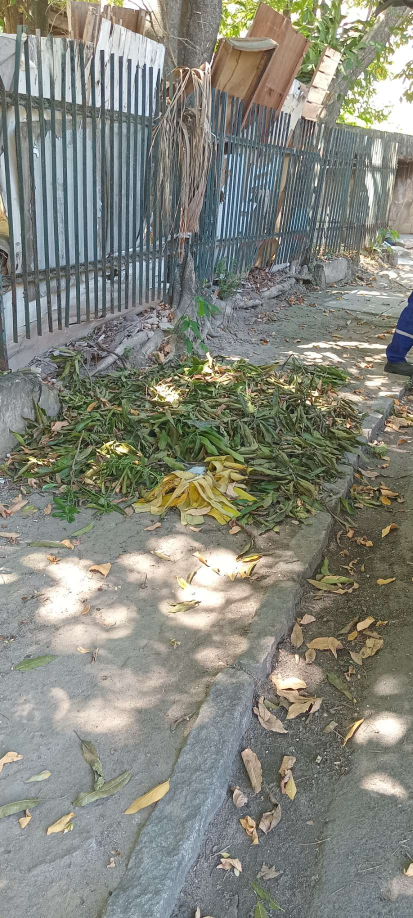
#> input picture Imagens teste/1.jpg, 826 x 1836 px (shown at 1/2 size)
$ python -i screen_fingerprint.py   (imports and definitions only)
#> lines starting #> are read from the running program, lines starting #| are printed output that depends on the picture
### services/ingester/src/ingester/config.py
# src/ingester/config.py
"""
Configuração centralizada para o Ingester service (modo RTSP/AWS).
"""
import os
from dotenv import load_dotenv

load_dotenv(os.path.join(os.path.dirname(__file__), "..", "..", ".env"), override=True)


def _parse_bool_env(value: str | None, default: bool) -> bool:
    if value is None:
        return default
    normalized = value.strip().lower()
    if normalized in ("1", "true", "yes", "on"):
        return True
    if normalized in ("0", "false", "no", "off"):
        return False
    return default


# ---------------------------------------------------------------------------
# AWS Configuration
# ---------------------------------------------------------------------------
AWS_REGION: str = os.getenv("AWS_REGION", "us-east-1")
S3_LANDING_ZONE_BUCKET: str = os.getenv("S3_LANDING_ZONE_BUCKET", "saira-landing-zone")
SQS_INGESTION_QUEUE_URL: str = os.getenv("SQS_INGESTION_QUEUE_URL", "")

# ---------------------------------------------------------------------------
# Storage backend (S3 or local filesystem)
# ---------------------------------------------------------------------------
STORAGE_BACKEND: str = os.getenv("STORAGE_BACKEND", "s3").strip().lower()
LOCAL_LANDING_ZONE_DIR: str = os.getenv(
    "LOCAL_LANDING_ZONE_DIR",
    os.path.join(os.path.abspath(os.path.join(os.path.dirname(__file__), "..", "..")), "data", "landing-zone"),
)

# Optional toggles (useful when running everything inside a single EC2 without AWS)
ENABLE_S3: bool = _parse_bool_env(os.getenv("ENABLE_S3"), STORAGE_BACKEND == "s3")
ENABLE_SQS: bool = _parse_bool_env(os.getenv("ENABLE_SQS"), True)

# ---------------------------------------------------------------------------
# RTSP Capture Configuration
# ---------------------------------------------------------------------------
CAMERAS_CONFIG_PATH: str = os.getenv("CAMERAS_CONFIG_PATH", "config/cameras.yaml")
CAPTURE_INTERVAL_SECONDS: int = int(os.getenv("INGESTER_CAPTURE_INTERVAL_SECONDS", "300"))

# ---------------------------------------------------------------------------
# Loop Control
# ---------------------------------------------------------------------------
RUN_FOREVER: bool = _parse_bool_env(os.getenv("INGESTER_RUN_FOREVER"), True)
MAX_CYCLES: int | None = int(os.getenv("INGESTER_MAX_CYCLES", "0")) or None

# ---------------------------------------------------------------------------
# Circuit Breaker Configuration
# ---------------------------------------------------------------------------
CIRCUIT_BREAKER_FAILURE_THRESHOLD: int = int(os.getenv("INGESTER_CB_FAILURE_THRESHOLD", "5"))
CIRCUIT_BREAKER_RECOVERY_TIMEOUT: int = int(os.getenv("INGESTER_CB_RECOVERY_TIMEOUT", "300"))

# ---------------------------------------------------------------------------
# Logging Configuration
# ---------------------------------------------------------------------------
PROJECT_ROOT = os.path.abspath(os.path.join(os.path.dirname(__file__), "..", ".."))
LOG_DIR = os.path.join(PROJECT_ROOT, "logs")
LOG_MAX_BYTES = 5 * 1024 * 1024
LOG_BACKUP_COUNT = 5

### services/ingester/src/ingester/local/screen_fingerprint.py
# src/ingester/local/screen_fingerprint.py
"""
Diagnostic tool to extract visual fingerprints from device screenshots.

Usage (from the ingester root):
    python -m ingester.local.screen_fingerprint --label home
    python -m ingester.local.screen_fingerprint --label camera_list
    python -m ingester.local.screen_fingerprint --label camera_normal
    python -m ingester.local.screen_fingerprint --label camera_fullscreen

Each run captures a screenshot, extracts features, and appends to
    logs/screen_profiles.json
After capturing all 4 screens, the profiles file can be reviewed and
the thresholds copied into config.py for runtime screen detection.
"""
import argparse
import json
import logging
import os
import sys
from datetime import datetime

from PIL import Image, ImageStat

from . import adb_adapter
from .. import config

logger = logging.getLogger(__name__)

# Grid layout: split screen into regions for analysis
# Each region is (name, x_frac_start, y_frac_start, x_frac_end, y_frac_end)
#
# Strategy: camera content changes per camera/time-of-day, but UI chrome
# (bars, buttons, borders) stays consistent. We focus on structural regions.
REGIONS = [
    # --- System bars ---
    ("top_bar",        0.0, 0.00, 1.0, 0.04),   # Android status bar (clock, icons)
    ("bottom_bar",     0.0, 0.96, 1.0, 1.00),   # Android nav bar (back, home, recent)
    # --- App UI zones (outside the video area) ---
    ("app_header",     0.0, 0.04, 1.0, 0.12),   # App toolbar / title area
    ("app_footer",     0.0, 0.88, 1.0, 0.96),   # App bottom controls / tab bar
    # --- Edges (detect UI borders vs video filling the screen) ---
    ("left_edge",      0.0,  0.12, 0.04, 0.88),
    ("right_edge",     0.96, 0.12, 1.0,  0.88),
    # --- Content zones (will vary per camera, used for sanity only) ---
    ("center",         0.15, 0.30, 0.85, 0.70),
    # --- Full frame ---
    ("full",           0.0, 0.00, 1.0, 1.00),
]


def _region_stats(img: Image.Image, region: tuple) -> dict:
    """Extract color statistics for a rectangular region of the image."""
    name, x0f, y0f, x1f, y1f = region
    w, h = img.size
    box = (int(x0f * w), int(y0f * h), int(x1f * w), int(y1f * h))
    cropped = img.crop(box)

    # Grayscale stats
    gray = cropped.convert("L")
    gray_stat = ImageStat.Stat(gray)
    g_mean = gray_stat.mean[0]
    g_std = gray_stat.stddev[0]
    g_min, g_max = gray.getextrema()

    # Color stats (RGB)
    rgb = cropped.convert("RGB")
    rgb_stat = ImageStat.Stat(rgb)
    r_mean, g_mean_c, b_mean = rgb_stat.mean
    r_std, g_std_c, b_std = rgb_stat.stddev

    # Dominant color heuristic: mean RGB rounded
    dominant = (int(round(r_mean)), int(round(g_mean_c)), int(round(b_mean)))

    # Edge density: simple Sobel-like measure on grayscale
    small = gray.resize((64, 64))
    px = list(small.getdata())
    edge_sum = 0
    for y in range(1, 63):
        for x in range(1, 63):
            idx = y * 64 + x
            gx = abs(px[idx + 1] - px[idx - 1])
            gy = abs(px[idx + 64] - px[idx - 64])
            edge_sum += gx + gy
    edge_density = round(edge_sum / (62 * 62), 2)

    return {
        "region": name,
        "box_px": list(box),
        "gray_mean": round(g_mean, 2),
        "gray_std": round(g_std, 2),
        "gray_min": g_min,
        "gray_max": g_max,
        "rgb_mean": [round(r_mean, 2), round(g_mean_c, 2), round(b_mean, 2)],
        "rgb_std": [round(r_std, 2), round(g_std_c, 2), round(b_std, 2)],
        "dominant_rgb": list(dominant),
        "edge_density": edge_density,
    }


def _color_histogram_summary(img: Image.Image, bins: int = 8) -> dict:
    """Simplified color histogram: divide 0-255 into bins for each channel."""
    rgb = img.convert("RGB")
    r_hist = rgb.split()[0].histogram()
    g_hist = rgb.split()[1].histogram()
    b_hist = rgb.split()[2].histogram()

    def _bin(hist, n_bins):
        step = 256 // n_bins
        total = sum(hist)
        return [round(sum(hist[i * step:(i + 1) * step]) / total, 4) for i in range(n_bins)]

    return {
        "r_hist": _bin(r_hist, bins),
        "g_hist": _bin(g_hist, bins),
        "b_hist": _bin(b_hist, bins),
    }


def _aspect_and_size(img: Image.Image) -> dict:
    w, h = img.size
    return {"width": w, "height": h, "aspect": round(w / h, 4)}


def _dark_pixel_ratio(img: Image.Image, region_frac: tuple, threshold: int = 30) -> float:
    """Fraction of pixels darker than threshold in a region. Detects dark UI bars."""
    x0f, y0f, x1f, y1f = region_frac
    w, h = img.size
    box = (int(x0f * w), int(y0f * h), int(x1f * w), int(y1f * h))
    gray = img.crop(box).convert("L")
    px = list(gray.getdata())
    if not px:
        return 0.0
    return round(sum(1 for p in px if p < threshold) / len(px), 4)


def _horizontal_line_score(img: Image.Image, y_frac: float, tolerance: int = 10) -> float:
    """Detect if there's a horizontal line (UI separator) at a given Y fraction.
    Returns fraction of pixels in that row that match the row's median color."""
    w, h = img.size
    y = int(y_frac * h)
    y = max(0, min(y, h - 1))
    row = list(img.convert("L").crop((0, y, w, y + 1)).getdata())
    if not row:
        return 0.0
    median = sorted(row)[len(row) // 2]
    matching = sum(1 for p in row if abs(p - median) <= tolerance)
    return round(matching / len(row), 4)


def extract_fingerprint(image_path: str) -> dict:
    """Extract a full fingerprint from a screenshot PNG.

    The indicators focus on UI chrome (bars, edges, separators) which are
    stable regardless of what the camera is showing.
    """
#> called with image_path = '../../../../../Imagens teste/1.jpg'
    img = Image.open(image_path)
#> img is the input picture: PIL image 826x1836 RGB; mean R, G, B 133, 134.6, 124.9

    regions = [_region_stats(img, r) for r in REGIONS]
#> in _region_stats, `g_mean = gray_stat.mean[0]`: g_mean = 151.9
#> in _region_stats, `g_std = gray_stat.stddev[0]`: g_std = 49.44
#> in _region_stats, `g_min, g_max = gray.getextrema()`: g_min = 32; g_max = 255
#> in _region_stats, `r_mean, g_mean_c, b_mean = rgb_stat.mean`: r_mean = 160.1; g_mean_c = 153.5; b_mean = 122.2
#> in _region_stats, `r_std, g_std_c, b_std = rgb_stat.stddev`: r_std = 47.73; g_std_c = 50.71; b_std = 56.25
#> in _region_stats, `dominant = (int(round(r_mean)), int(round(g_mean_c)), int(round(b_mean..`: dominant = (160, 154, 122)
#> in _region_stats, `px = list(small.getdata())`: px = 4096 values, max 255 at index 23, min 64 at index 447, mean 151.9
#> after the loop in _region_stats, `for y in range(1, 63):`: edge_sum = 164192
#> in _region_stats, `edge_density = round(edge_sum / (62 * 62), 2)`: edge_density = 42.71
#> call 2 of _region_stats, with region = ('bottom_bar', 0, 0.96, 1, 1)
#> in _region_stats (call 2), `name, x0f, y0f, x1f, y1f = region`: name = 'bottom_bar'; x0f = 0; y0f = 0.96; x1f = 1
#> in _region_stats (call 2), `box = (int(x0f * w), int(y0f * h), int(x1f * w), int(y1f * h))`: box = (0, 1762, 826, 1836)
#> in _region_stats (call 2), `cropped = img.crop(box)`:
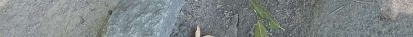
#> cropped: PIL image 826x74 RGB (shown at 1/2 size); mean R, G, B 126.9, 133.8, 134.9
#> in _region_stats (call 2), `g_mean = gray_stat.mean[0]`: g_mean = 131.9
#> in _region_stats (call 2), `g_std = gray_stat.stddev[0]`: g_std = 25.36
#> in _region_stats (call 2), `g_min, g_max = gray.getextrema()`: g_min = 17; g_max = 247
#> in _region_stats (call 2), `r_mean, g_mean_c, b_mean = rgb_stat.mean`: r_mean = 126.9; g_mean_c = 133.8; b_mean = 134.9
#> in _region_stats (call 2), `r_std, g_std_c, b_std = rgb_stat.stddev`: r_std = 25.55; g_std_c = 25.27; b_std = 26.84
#> in _region_stats (call 2), `dominant = (int(round(r_mean)), int(round(g_mean_c)), int(round(b_mean..`: dominant = (127, 134, 135)
#> in _region_stats (call 2), `px = list(small.getdata())`: px = 4096 values, max 192 at index 4064, min 77 at index 3997, mean 131.9
#> after the loop in _region_stats (call 2), `for y in range(1, 63):`: edge_sum = 63973
#> in _region_stats (call 2), `edge_density = round(edge_sum / (62 * 62), 2)`: edge_density = 16.64
#> call 3 of _region_stats, with region = ('app_header', 0, 0.04, 1, 0.12)
#> in _region_stats (call 3), `name, x0f, y0f, x1f, y1f = region`: name = 'app_header'; y0f = 0.04; y1f = 0.12
#> in _region_stats (call 3), `box = (int(x0f * w), int(y0f * h), int(x1f * w), int(y1f * h))`: box = (0, 73, 826, 220)
#> in _region_stats (call 3), `gray = cropped.convert("L")`:
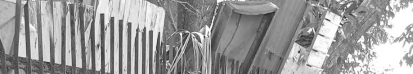
#> gray: PIL image 826x147 L (shown at 1/2 size); min 5, max 255, mean 155.3
#> in _region_stats (call 3), `g_mean = gray_stat.mean[0]`: g_mean = 155.3
#> in _region_stats (call 3), `g_std = gray_stat.stddev[0]`: g_std = 55.59
#> in _region_stats (call 3), `g_min, g_max = gray.getextrema()`: g_min = 5; g_max = 255
#> in _region_stats (call 3), `r_mean, g_mean_c, b_mean = rgb_stat.mean`: r_mean = 158.6; g_mean_c = 155.9; b_mean = 143.6
#> in _region_stats (call 3), `r_std, g_std_c, b_std = rgb_stat.stddev`: r_std = 54.79; g_std_c = 56.26; b_std = 60.88
#> in _region_stats (call 3), `dominant = (int(round(r_mean)), int(round(g_mean_c)), int(round(b_mean..`: dominant = (159, 156, 144)
#> in _region_stats (call 3), `px = list(small.getdata())`: px = 4096 values, max 255 at index 766, min 51 at index 809, mean 155.3
#> after the loop in _region_stats (call 3), `for y in range(1, 63):`: edge_sum = 148851
#> in _region_stats (call 3), `edge_density = round(edge_sum / (62 * 62), 2)`: edge_density = 38.72
#> in _region_stats (call 6), `name, x0f, y0f, x1f, y1f = region`: name = 'right_edge'; x0f = 0.96; x1f = 1
#> in _region_stats (call 6), `box = (int(x0f * w), int(y0f * h), int(x1f * w), int(y1f * h))`: box = (792, 220, 826, 1615)
#> in _region_stats (call 6), `g_mean = gray_stat.mean[0]`: g_mean = 124.6
#> in _region_stats (call 6), `g_std = gray_stat.stddev[0]`: g_std = 49.99
#> in _region_stats (call 6), `g_min, g_max = gray.getextrema()`: g_min = 5; g_max = 255
#> in _region_stats (call 6), `r_mean, g_mean_c, b_mean = rgb_stat.mean`: r_mean = 127.6; g_mean_c = 125.1; b_mean = 115
#> in _region_stats (call 6), `r_std, g_std_c, b_std = rgb_stat.stddev`: r_std = 51.79; g_std_c = 49.83; b_std = 49.7
#> in _region_stats (call 6), `dominant = (int(round(r_mean)), int(round(g_mean_c)), int(round(b_mean..`: dominant = (128, 125, 115)
#> in _region_stats (call 6), `small = gray.resize((64, 64))`:
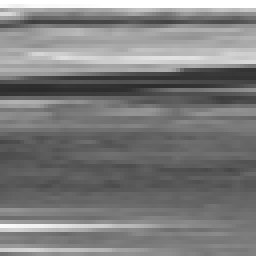
#> small: PIL image 64x64 L (shown 4 times larger); min 43, max 255, mean 124.6
#> in _region_stats (call 6), `px = list(small.getdata())`: px = 4096 values, max 255 at index 0, min 43 at index 1415, mean 124.6
#> after the loop in _region_stats (call 6), `for y in range(1, 63):`: edge_sum = 117036
#> in _region_stats (call 6), `edge_density = round(edge_sum / (62 * 62), 2)`: edge_density = 30.45
#> in _region_stats (call 7), `name, x0f, y0f, x1f, y1f = region`: name = 'center'; x0f = 0.15; y0f = 0.3; x1f = 0.85; y1f = 0.7
#> in _region_stats (call 7), `box = (int(x0f * w), int(y0f * h), int(x1f * w), int(y1f * h))`: box = (123, 550, 702, 1285)
#> in _region_stats (call 7), `gray = cropped.convert("L")`:
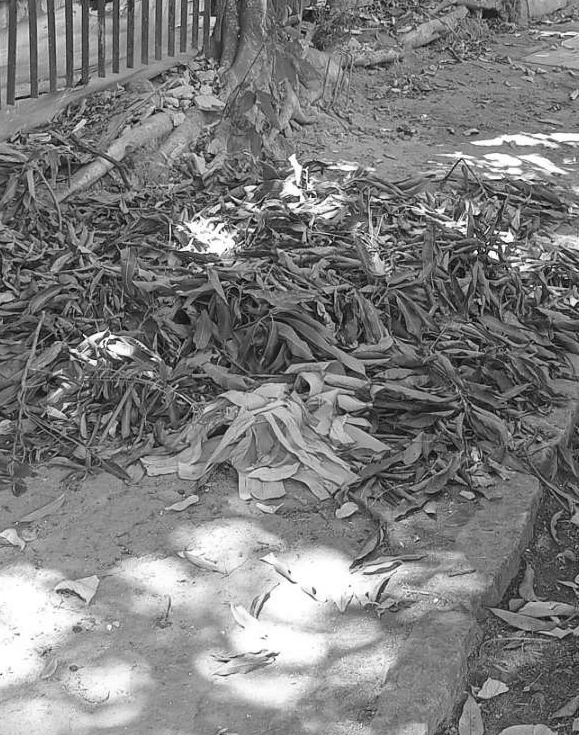
#> gray: PIL image 579x735 L; min 1, max 255, mean 126.4
#> in _region_stats (call 7), `g_mean = gray_stat.mean[0]`: g_mean = 126.4
#> in _region_stats (call 7), `g_std = gray_stat.stddev[0]`: g_std = 51.71
#> in _region_stats (call 7), `g_min, g_max = gray.getextrema()`: g_min = 1
#> in _region_stats (call 7), `r_mean, g_mean_c, b_mean = rgb_stat.mean`: r_mean = 128.1; g_mean_c = 128.7; b_mean = 110
#> in _region_stats (call 7), `r_std, g_std_c, b_std = rgb_stat.stddev`: r_std = 55.04; g_std_c = 50.41; b_std = 54.5
#> in _region_stats (call 7), `dominant = (int(round(r_mean)), int(round(g_mean_c)), int(round(b_mean..`: dominant = (128, 129, 110)
#> in _region_stats (call 7), `small = gray.resize((64, 64))`:
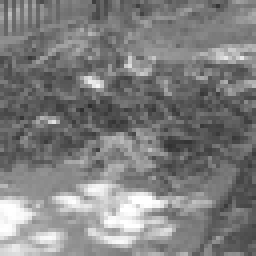
#> small: PIL image 64x64 L (shown 4 times larger); min 45, max 255, mean 126.4
#> in _region_stats (call 7), `px = list(small.getdata())`: px = 4096 values, max 255 at index 3169, min 45 at index 1686, mean 126.4
#> after the loop in _region_stats (call 7), `for y in range(1, 63):`: edge_sum = 164088
#> in _region_stats (call 7), `edge_density = round(edge_sum / (62 * 62), 2)`: edge_density = 42.69
#> in _region_stats (call 8), `name, x0f, y0f, x1f, y1f = region`: name = 'full'; x0f = 0; x1f = 1
#> in _region_stats (call 8), `box = (int(x0f * w), int(y0f * h), int(x1f * w), int(y1f * h))`: box = (0, 0, 826, 1836)
#> in _region_stats (call 8), `gray = cropped.convert("L")`:
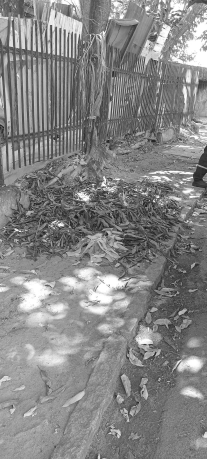
#> gray: PIL image 826x1836 L (shown at 1/4 size); min 1, max 255, mean 133.1
#> in _region_stats (call 8), `g_mean = gray_stat.mean[0]`: g_mean = 133.1
#> in _region_stats (call 8), `g_std = gray_stat.stddev[0]`: g_std = 46.85
#> in _region_stats (call 8), `r_mean, g_mean_c, b_mean = rgb_stat.mean`: r_mean = 133; g_mean_c = 134.6; b_mean = 124.9
#> in _region_stats (call 8), `r_std, g_std_c, b_std = rgb_stat.stddev`: r_std = 49.03; g_std_c = 46.33; b_std = 49.36
#> in _region_stats (call 8), `dominant = (int(round(r_mean)), int(round(g_mean_c)), int(round(b_mean..`: dominant = (133, 135, 125)
#> in _region_stats (call 8), `small = gray.resize((64, 64))`:
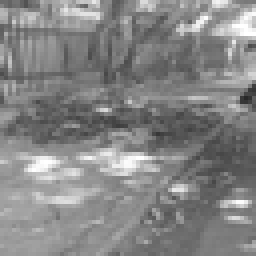
#> small: PIL image 64x64 L (shown 4 times larger); min 41, max 255, mean 133
#> in _region_stats (call 8), `px = list(small.getdata())`: px = 4096 values, max 255 at index 443, min 41 at index 1597, mean 133
#> after the loop in _region_stats (call 8), `for y in range(1, 63):`: edge_sum = 146765
#> in _region_stats (call 8), `edge_density = round(edge_sum / (62 * 62), 2)`: edge_density = 38.18
#> regions = 8 items
    histogram = _color_histogram_summary(img)
#> in _color_histogram_summary, `r_hist = rgb.split()[0].histogram()`: r_hist = 256 values, max 27031 at index 255, min 19 at index 3, mean 5924
#> in _color_histogram_summary, `g_hist = rgb.split()[1].histogram()`: g_hist = 256 values, max 19684 at index 255, min 4 at index 1, mean 5924
#> in _color_histogram_summary, `b_hist = rgb.split()[2].histogram()`: b_hist = 256 values, max 11972 at index 103, min 346 at index 1, mean 5924
#> in _bin, `total = sum(hist)`: total = 1516536
#> histogram = {'r_hist': [0.0065, 0.06, 0.165, 0.235, 0.278, 0.137, 0.0607, 0.0581], 'g_hist': [0.0039, 0.0459, 0.161, 0.237, 0.289, 0.153, 0.0603, 0.0494], 'b_hist': [0.0248, 0.0784, 0.181, 0.246, 0.24, 0.139, 0.0536, 0.0376]}
    size_info = _aspect_and_size(img)
#> size_info = {'width': 826, 'height': 1836, 'aspect': 0.45}

    def _r(name):
        return next(r for r in regions if r["region"] == name)

    top_bar = _r("top_bar")
#> top_bar = 10 items
    bottom_bar = _r("bottom_bar")
#> bottom_bar = 10 items
    app_header = _r("app_header")
#> app_header = 10 items
    app_footer = _r("app_footer")
#> app_footer = 10 items
    left = _r("left_edge")
#> left = 10 items
    right = _r("right_edge")
#> right = 10 items
    center = _r("center")
#> center = 10 items

    # --- Structural indicators (independent of camera content) ---

    # Dark pixel ratio in chrome zones — stable across cameras
    dark_ratio_top = _dark_pixel_ratio(img, (0.0, 0.0, 1.0, 0.04))
#> in _dark_pixel_ratio, `px = list(gray.getdata())`: px = 60298 items
#> dark_ratio_top = 0
    dark_ratio_bottom = _dark_pixel_ratio(img, (0.0, 0.96, 1.0, 1.0))
#> dark_ratio_bottom = 0
    dark_ratio_header = _dark_pixel_ratio(img, (0.0, 0.04, 1.0, 0.12))
#> dark_ratio_header = 0.0002
    dark_ratio_footer = _dark_pixel_ratio(img, (0.0, 0.88, 1.0, 0.96))
#> dark_ratio_footer = 0
    dark_ratio_left = _dark_pixel_ratio(img, (0.0, 0.12, 0.04, 0.88))
#> dark_ratio_left = 0.0017
    dark_ratio_right = _dark_pixel_ratio(img, (0.96, 0.12, 1.0, 0.88))
#> dark_ratio_right = 0.0022

    # Horizontal line detection at UI boundary positions
    # These detect separators between app header/content and content/footer
    h_line_top_border = _horizontal_line_score(img, 0.12)
#> in _horizontal_line_score, `row = list(img.convert("L").crop((0, y, w, y + 1)).getdata())`: row = 826 values, max 255 at index 681, min 36 at index 357, mean 144.9
#> in _horizontal_line_score, `median = sorted(row)[len(row) // 2]`: median = 134
#> in _horizontal_line_score, `matching = sum(1 for p in row if abs(p - median) <= tolerance)`: matching = 104
#> h_line_top_border = 0.126
    h_line_bottom_border = _horizontal_line_score(img, 0.88)
#> h_line_bottom_border = 0.245
    h_line_status_bottom = _horizontal_line_score(img, 0.04)
#> h_line_status_bottom = 0.238

    # UI presence booleans
    has_status_bar = top_bar["gray_mean"] > 30
#> has_status_bar = True
    has_nav_bar = bottom_bar["gray_mean"] > 30
#> has_nav_bar = True
    has_app_header = app_header["edge_density"] > 8 or app_header["gray_std"] > 20
#> has_app_header = True
    has_app_footer = app_footer["edge_density"] > 8 or app_footer["gray_std"] > 20
#> has_app_footer = True
    edges_dark = dark_ratio_left > 0.7 and dark_ratio_right > 0.7
#> edges_dark = False

    return {
        "size": size_info,
        "regions": regions,
        "histogram": histogram,
        "indicators": {
            # UI presence
            "has_status_bar": has_status_bar,
            "has_nav_bar": has_nav_bar,
            "has_app_header": has_app_header,
            "has_app_footer": has_app_footer,
            "edges_dark": edges_dark,
            # Raw values for threshold tuning
            "top_bar_gray_mean": top_bar["gray_mean"],
            "top_bar_gray_std": top_bar["gray_std"],
            "bottom_bar_gray_mean": bottom_bar["gray_mean"],
            "bottom_bar_gray_std": bottom_bar["gray_std"],
            "app_header_gray_mean": app_header["gray_mean"],
            "app_header_edge_density": app_header["edge_density"],
            "app_footer_gray_mean": app_footer["gray_mean"],
            "app_footer_edge_density": app_footer["edge_density"],
            "left_edge_gray_mean": left["gray_mean"],
            "left_edge_gray_std": left["gray_std"],
            "right_edge_gray_mean": right["gray_mean"],
            "right_edge_gray_std": right["gray_std"],
            "center_edge_density": center["edge_density"],
            # Dark ratios (% of dark pixels in chrome zones)
            "dark_ratio_top": dark_ratio_top,
            "dark_ratio_bottom": dark_ratio_bottom,
            "dark_ratio_header": dark_ratio_header,
            "dark_ratio_footer": dark_ratio_footer,
            "dark_ratio_left": dark_ratio_left,
            "dark_ratio_right": dark_ratio_right,
            # Horizontal line scores at UI boundaries
            "h_line_status_bottom": h_line_status_bottom,
            "h_line_top_border": h_line_top_border,
            "h_line_bottom_border": h_line_bottom_border,
        },
    }


# [108 lines left out: functions capture_and_fingerprint, _print_summary, main, not called in this run]


# [2 lines not run here, left out]

>>> result = extract_fingerprint('../../../../../Imagens teste/1.jpg')
#> result = 4 items
